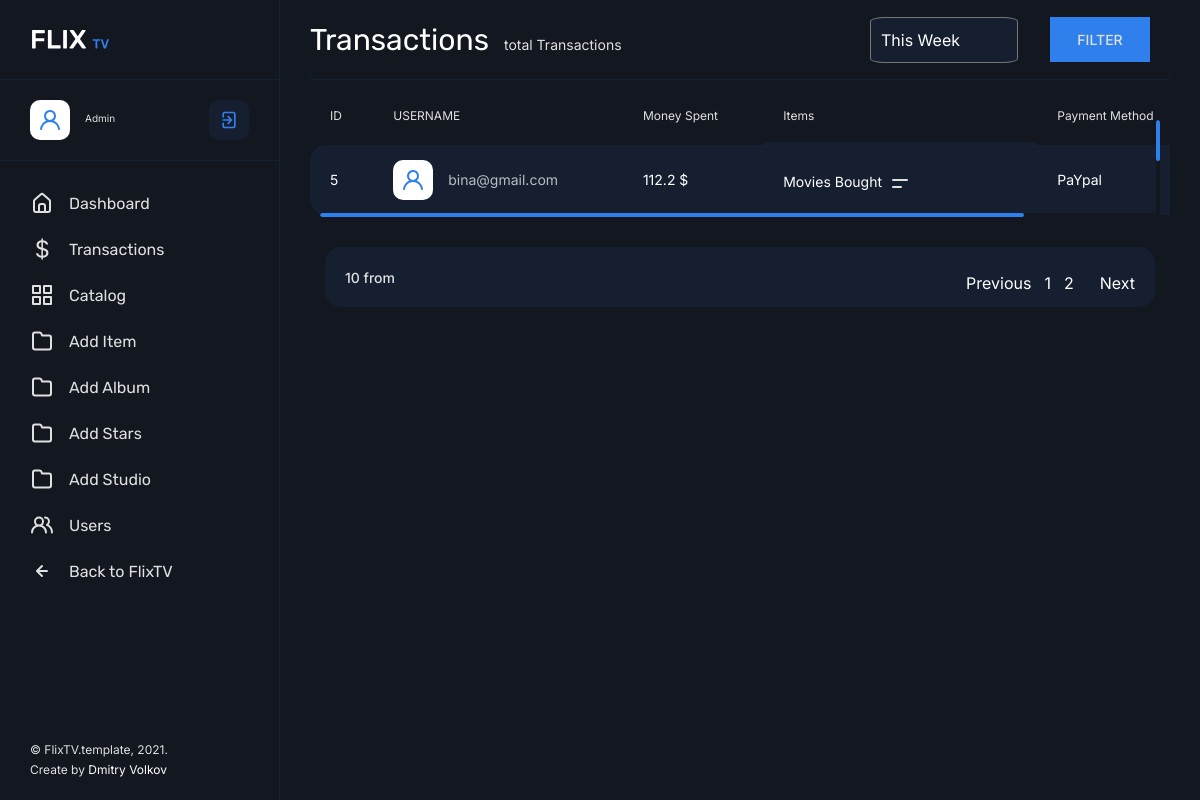
The page /adminpage/show_transactions/ on the database as committed earlier.
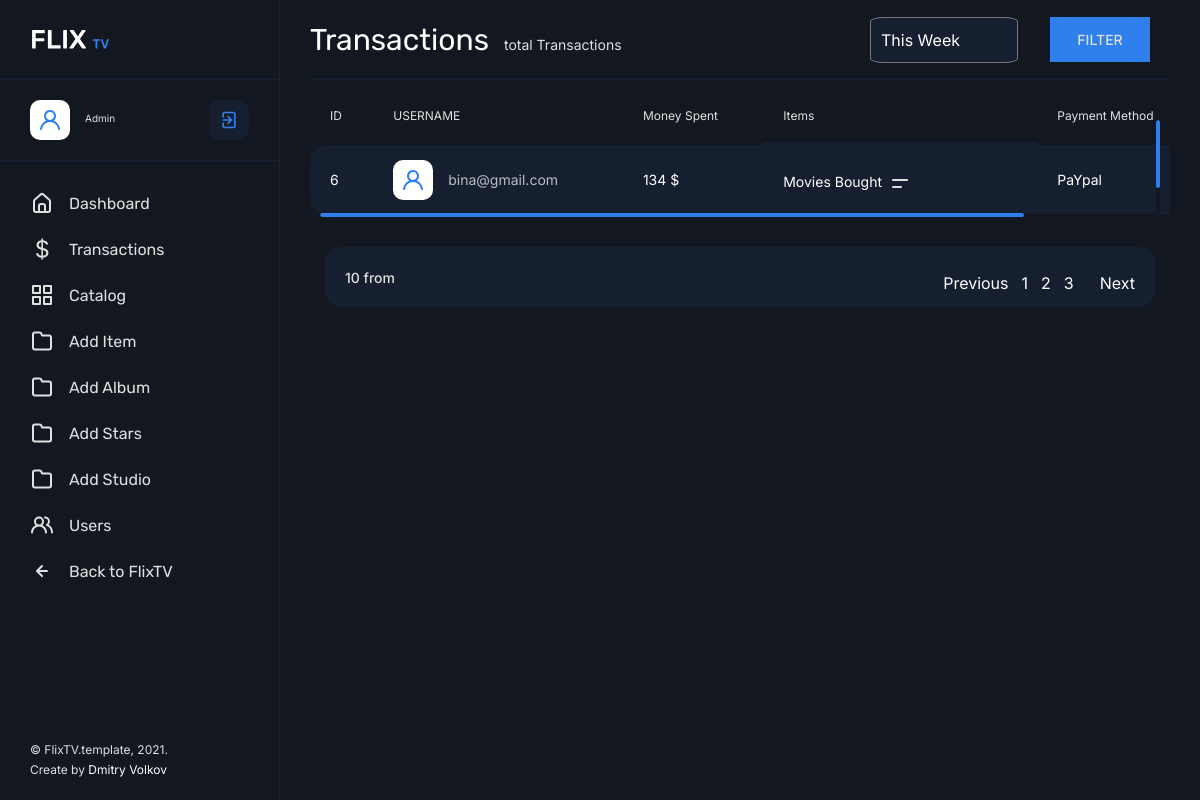
The same page on the database as committed later.
### detailapp/models.py (models this page shows, shortened)
class Payment (models.Model):
    user =models.ForeignKey(Account,on_delete=models.CASCADE)
    payment_id=models.CharField(max_length=100)
    payment_method=models.CharField(max_length=100) #paypayel
    amount_paid=models.IntegerField()
    status=models.CharField(max_length=100)
    created_at=models.DateTimeField(auto_now_add=True)

### myaccount/models.py (models this page shows, shortened)
class Account(AbstractBaseUser):
    username=models.CharField(max_length=50,unique=True)
    email=models.EmailField(max_length=100,unique=True)
    password=models.CharField(max_length=100)
    date_joined=models.DateTimeField(auto_now=True)
    last_login=models.DateTimeField(auto_now_add=True)
    is_admin=models.BooleanField(default=False)
    is_staff=models.BooleanField(default=False)
    is_active=models.BooleanField(default=True)
    is_superadmin=models.BooleanField(default=False)
    USERNAME_FIELD='email'
    REQUIRED_FIELDS=['username',]
    objects=myaccountmanager()

### owner/views.py (the view, shortened to what this page needs)
# urls.py: path('show_transactions/',views.show_transactions,name='transactions'),
def show_transactions(request):
  payments=Payment.objects.all().order_by('-id')
  paginator=Paginator(payments,1)
  page=request.GET.get('page')
  paged_products=paginator.get_page(page)
  context={
    'payments':paged_products,
    'all_products':paged_products
  }
  return render(request,'owner/transaction.html',context)

### detailapp/context_processors.py (called while the page is built, shortened)
def counter(request):
    cart_count=0
    cart_count1=0
    if 'admin' in request.path:
        return {}
    return dict(cart_count=cart_count2)

### indexapp/models.py (called while the page is built)
    def __str__(self):
        return self.movie_name

### templates/owner/transaction.html (shortened to what this page needs)
{% extends 'owner/base.html' %}
{% load static %}
{% block content %}
	<main class="main">
		<div class="container-fluid">
			<div class="row">
				<div class="col-12">
					<div class="main__title">
						<h2>Transactions</h2>
						<span class="main__title-stat">{{payments.count}} total Transactions</span>
						<div class="main__title-wrap">
							<form method="post" class="main__title-form" >
								<select style="background-color:#151f30;padding:10px;color:white;border-radius:10%;" class="dropdown-menu scrollbar-dropdown" name="time_range">
									<option value="1_week" {% if selected_time_range == "1_week" %}selected{% endif %}>This Week</option>
								</select>
								<button style="width:100px;height:45px;border-radius:0%;" class="sign__btn" type="submit">Filter</button>
							</form>
						</div>
					</div>
				</div>
				<div class="col-12">
					<div  class="main__table-wrap">
						<table class="main__table">
							<thead>
								<tr>
									<th>ID</th>
									<th>USERNAME</th>
									<th>Money Spent</th>
									<th>Items</th>
									<th>Payment Method</th>
								</tr>
							</thead>
							<tbody>
								{% for payment in payments %}
								<tr>
									<td>
										<div class="main__table-text">{{payment.id}}</div>
									</td>
									<td>
										<div class="main__user">
											<div class="main__avatar">
												<img src="img/user.svg" alt="">
											</div>
											<div class="main__meta">
												<span>{{payment.user.email}}</span>
											</div>
										</div>
									</td>
									<td>
										<div class="main__table-text">{{payment.amount_paid}} $</div>
									</td>
									<td>
										<div class="main__table-text">
											 <div class="filter" id="filter__sort">
												<div class="filter__item-btn dropdown-toggle" role="navigation" id="filter-sort" data-toggle="dropdown" aria-haspopup="true" aria-expanded="false">
													<input type="button" value="Movies Bought">
													<span></span>
												</div>
											</div>
										</div>
									</td>
									<td>
										<div class="main__table-text">{{payment.payment_method}}</div>
									</td>
								</tr>
								{% endfor %}
							</tbody>
						</table>
					</div>
				</div>
				</div>
				<div class="col-12">
					<div class="paginator">
						<span class="paginator__pages">10 from {{count}}</span>
						<ul class="catalog__paginator">
							<nav class="mt-4" aria-label="Page navigation sample">
								{% if all_products.has_other_pages %}
								<ul class="pagination" style='display: flex;
								margin-bottom: 13px;'>
									{% if all_products.has_previous %}
									<li class="page-item "><a class="page-link"
											href="?page={{all_products.previous_page_number}}" style='color:white; margin-right:13px;'>Previous</a></li>
									{% else %}
									<li class="page-item disabled"><a class="page-link" style='color:white; margin-right:13px;' href="">Previous</a></li>
									{% endif %}
									{% for i in all_products.paginator.page_range %}
									{% if all_products.number == i %}
									<li class="page-item active" ><a class="page-link" style='color:white; margin-right:13px;'href="#">{{i}}</a></li>
									{% else %}
									<li class="page-item "><a class="page-link" style='color:white; margin-right:13px;' href="?page={{i}}">{{i}}</a></li>
									{% endif %}
									{% endfor %}
									{% if all_products.has_next %}
									<li class="page-item"><a class="page-link active" href="?page={{all_products.next_page_number}}" style='color:white; margin-left:13px;'>Next</a></li>
									{% else %}
									<li class="page-item disabled"><a class="page-link" style='color:white;' href="#">Next</a></li>
									{% endif %}
								</ul>
								{% endif %}
							</nav>
						</ul>
					</div>
				</div>
			</div>
	</main>
{% endblock %}

Rows that differ between the two databases and show on the page:
no longer on this page (row unchanged): Payment: id "5", user.email "bina@gmail.com", amount_paid "112.2", payment_method "PaYpal"
added Payment: id "6", user.email "bina@gmail.com", amount_paid "134", payment_method "PaYpal"
Other text that changed with them:
new list line: "3"
